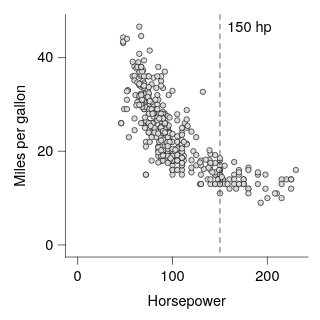

Write a Vega-Lite specification for this figure.
### Vega-Lite specification from a JSON file in a GitHub repository (floating-point values rounded to 4 significant figures; data arrays with more than 128 entries replaced by an {"elided": "..."} marker saying what was removed)
{"background": null, "config": {"arc": {"fill": "#DBDBDB", "fillOpacity": 1.0, "innerRadius": 25.0, "padAngle": 0.03, "stroke": "black", "strokeOpacity": 1, "strokeWidth": 0.25}, "area": {"fill": "#DBDBDB", "fillOpacity": 1.0, "stroke": "black", "strokeOpacity": 1, "strokeWidth": 0.25}, "axis": {"domain": true, "domainCap": "round", "domainColor": "black", "domainWidth": 0.25, "grid": false, "gridCap": "round", "gridColor": "#F1F1F1", "gridDash": [0, 0], "gridOpacity": 1.0, "gridWidth": 0.25, "labelColor": "black", "labelFont": "Helvetica Neue, HelveticaNeue, Helvetica, Arial, sans-serif", "labelFontSize": 6, "labelFontStyle": "normal", "labelFontWeight": 400, "offset": 0, "ticks": true, "tickCap": "round", "tickColor": "black", "tickRound": false, "tickSize": 3, "tickWidth": 0.25, "titleColor": "black", "titleFont": "Helvetica Neue, HelveticaNeue, Helvetica, Arial, sans-serif", "titleFontSize": 6, "titleFontStyle": "normal", "titleFontWeight": 400}, "axisX": {"domain": true, "labelAlign": "center", "labelAngle": 0, "labels": true, "ticks": true, "translate": 0}, "axisY": {"domain": true, "labelAlign": "right", "labelAngle": 0, "labels": true, "ticks": true, "translate": 0}, "axisRight": {"domain": true, "labelAlign": "left", "labelAngle": 0, "labels": true, "ticks": true, "translate": 0}, "axisTop": {"domain": true, "labelAlign": "center", "labelAngle": 0, "labels": true, "ticks": true, "translate": 0}, "axisBand": {"tickOffset": 0}, "bar": {"fill": "#DBDBDB", "fillOpacity": 1.0, "stroke": "black", "strokeOpacity": 1, "strokeWidth": 0.25}, "boxplot": {"size": 9.0, "ticks": {"cornerRadius": 0.25, "fill": "black", "opacity": 1, "size": 4.5, "thickness": 0.25}, "box": {"fillOpacity": 1.0, "stroke": "black", "strokeOpacity": 1, "strokeWidth": 0.25}, "median": {"cornerRadius": 0, "fill": "black", "fillOpacity": 1.0, "opacity": 1, "size": 9.0, "thickness": 0.25}, "rule": {"fill": "black", "fillOpacity": 1.0, "size": 10.0, "stroke": "black", "strokeDash": [0, 0], "strokeOpacity": 1, "strokeWidth": 0.25}, "outliers": {"color": "black", "fill": "black", "fillOpacity": 1.0, "size": 0, "stroke": "black", "strokeOpacity": 1, "strokeWidth": 0.25}}, "circle": {"fill": "black", "fillOpacity": 1.0, "size": 1.25, "stroke": null, "strokeOpacity": 1, "strokeWidth": 0.25}, "errorband": {"band": {"fillOpacity": 0.6, "stroke": null, "strokeWidth": 0.25, "strokeOpacity": 1}, "borders": {"opacity": 0, "strokeOpacity": 1, "strokeWidth": 0.25}}, "errorbar": {"opacity": 1, "rule": {"strokeDash": [0, 0], "strokeWidth": 0.25}, "ticks": {"color": "black", "cornerRadius": 0.125, "opacity": 1, "size": 6.0, "thickness": 0.25}, "thickness": 0.25}, "font": "Helvetica Neue, HelveticaNeue, Helvetica, Arial, sans-serif", "geoshape": {"fill": "#DBDBDB", "fillOpacity": 1.0, "stroke": "black", "strokeOpacity": 1, "strokeWidth": 0.25}, "header": {"labelColor": "black", "labelFont": "Helvetica Neue, HelveticaNeue, Helvetica, Arial, sans-serif", "labelFontSize": 6, "labelFontStyle": "normal", "labelFontWeight": 400, "titleColor": "black", "titleFont": "Helvetica Neue, HelveticaNeue, Helvetica, Arial, sans-serif", "titleFontSize": 6, "titleFontStyle": "normal", "titleFontWeight": 400, "titlePadding": 0}, "legend": {"disable": false, "offset": 4.5, "titlePadding": 4, "labelOffset": 2, "gradientLabelOffset": 2, "columnPadding": 4, "rowPadding": 2, "gradientLength": 50.0, "gradientThickness": 5.0, "gradientOpacity": 1.0, "gradientStrokeColor": "black", "gradientStrokeWidth": 0.25, "labelColor": "black", "labelFont": "Helvetica Neue, HelveticaNeue, Helvetica, Arial, sans-serif", "labelFontSize": 6, "labelFontStyle": "normal", "labelFontWeight": 400, "strokeColor": "black", "strokeWidth": 0, "symbolSize": 36, "symbolStrokeColor": "black", "symbolStrokeWidth": 0.25, "titleColor": "black", "titleFont": "Helvetica Neue, HelveticaNeue, Helvetica, Arial, sans-serif", "titleFontSize": 6, "titleFontStyle": "normal", "titleFontWeight": 400}, "line": {"color": "black", "stroke": "black", "strokeCap": "butt", "strokeDash": [0, 0], "strokeOpacity": 1, "strokeWidth": 0.5}, "point": {"filled": true, "fill": "#DBDBDB", "fillOpacity": 1.0, "size": 5.0, "stroke": "black", "strokeOpacity": 1, "strokeWidth": 0.25}, "range": {"category": ["#B2B2B2", "#4A7CD3", "#008542", "#664CAF", "#509F98", "#636363", "#284F93", "#005226", "#382864", "#285753"], "diverging": {"scheme": ["#443E60", "#5F597E", "#7C759B", "#9994B6", "#B7B4CC", "#D6D5DC", "#F6F6F6", "#D1DAD9", "#A4C2BF", "#7AA9A4", "#578E89", "#37736E", "#1B5954"]}, "heatmap": {"scheme": ["#440154", "#472270", "#433E82", "#38598C", "#2C728E", "#238A8D", "#24A086", "#39B578", "#5DC862", "#96D646", "#CAE02D", "#FDE724"]}, "ordinal": {"scheme": ["#F1F1F1", "#DBDBDB", "#C6C6C6", "#B2B2B2", "#9D9D9D", "#898989", "#767676", "#636363", "#515151", "#404040", "#2F2F2F", "#1F1F1F"]}, "ramp": {"scheme": ["#440154", "#472270", "#433E82", "#38598C", "#2C728E", "#238A8D", "#24A086", "#39B578", "#5DC862", "#96D646", "#CAE02D", "#FDE724"]}}, "rule": {"color": "black", "stroke": "black", "strokeCap": "round", "strokeDash": [2, 2], "strokeOpacity": 1, "strokeWidth": 0.25}, "scale": {"barBandPaddingInner": 0.1, "rectBandPaddingInner": 0, "tickBandPaddingInner": 0.1, "bandPaddingOuter": 0.1, "bandWithNestedOffsetPaddingInner": 0.2, "bandWithNestedOffsetPaddingOuter": 0.2, "offsetBandPaddingInner": 0, "offsetBandPaddingOuter": 0, "continuousPadding": 5.0, "round": false}, "rect": {"fill": "#DBDBDB", "fillOpacity": 1.0, "stroke": "black", "strokeOpacity": 1, "strokeWidth": 0.25}, "square": {"fill": "#DBDBDB", "fillOpacity": 1.0, "size": 10.0, "stroke": "black", "strokeOpacity": 1, "strokeWidth": 0.25}, "text": {"color": "black", "font": "Helvetica Neue, HelveticaNeue, Helvetica, Arial, sans-serif", "fontSize": 6, "fontStyle": "normal", "fontWeight": 400}, "tick": {"color": "black", "cornerRadius": 0.125, "opacity": 1.0, "size": 9.0, "thickness": 0.25}, "title": {"anchor": "middle", "frame": "group", "color": "black", "font": "Helvetica Neue, HelveticaNeue, Helvetica, Arial, sans-serif", "fontSize": 6, "fontStyle": "normal", "fontWeight": 400, "subtitleColor": "black", "subtitleFont": "Helvetica Neue, HelveticaNeue, Helvetica, Arial, sans-serif", "subtitleFontSize": 6, "subtitleFontStyle": "normal", "subtitleFontWeight": 400}, "trail": {"color": "black", "opacity": 1, "size": 0.5}, "view": {"continuousWidth": 100, "continuousHeight": 100, "discreteWidth": 100, "discreteHeight": 100, "fill": null, "stroke": null, "strokeWidth": 0.25}}, "layer": [{"data": {"name": "data-7285c4e2e195e5a75737a34913199f5f"}, "mark": {"type": "point"}, "encoding": {"x": {"field": "Horsepower", "type": "quantitative", "scale": {"nice": false}}, "y": {"field": "Miles_per_Gallon", "title": "Miles per gallon", "type": "quantitative", "scale": {"nice": false}}}}, {"layer": [{"data": {"values": [{"__dysonsphere__": 1}]}, "mark": {"type": "rule", "opacity": 1.0, "strokeDash": [2, 2]}, "encoding": {"x": {"datum": 150.0}}}, {"data": {"values": [{"__dysonsphere__": 1}]}, "mark": {"type": "text", "align": "left", "baseline": "top", "dx": 3, "dy": 0, "fontSize": 6}, "encoding": {"text": {"value": "150 hp"}, "x": {"datum": 150.0}, "y": {"value": 2}}}]}], "$schema": "https://vega.github.io/schema/vega-lite/v6.4.1.json", "datasets": {"data-7285c4e2e195e5a75737a34913199f5f": {"elided": "392 records"}}}
